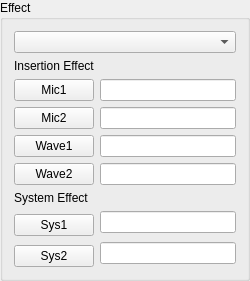
       <widget class="QGroupBox" name="groupBox_4">
        <property name="minimumSize">
         <size>
          <width>250</width>
          <height>250</height>
         </size>
        </property>
        <property name="maximumSize">
         <size>
          <width>250</width>
          <height>16777215</height>
         </size>
        </property>
        <property name="title">
         <string>Effect</string>
        </property>
        <layout class="QGridLayout" name="gridLayout_9">
         <item row="0" column="0" colspan="2">
          <widget class="QComboBox" name="uiEffectModeSelector"/>
         </item>
         <item row="1" column="0" colspan="2">
          <widget class="QLabel" name="uiInsertionEffectLabel">
           <property name="text">
            <string>Insertion Effect</string>
           </property>
          </widget>
         </item>
         <item row="2" column="0">
          <widget class="QPushButton" name="EffMic1Button">
           <property name="text">
            <string>Mic1</string>
           </property>
          </widget>
         </item>
         <item row="2" column="1">
          <widget class="QLineEdit" name="uiEffectNameMic1">
           <property name="maximumSize">
            <size>
             <width>150</width>
             <height>16777215</height>
            </size>
           </property>
          </widget>
         </item>
         <item row="3" column="0">
          <widget class="QPushButton" name="EffMic2Button">
           <property name="text">
            <string>Mic2</string>
           </property>
          </widget>
         </item>
         <item row="3" column="1">
          <widget class="QLineEdit" name="uiEffectNameMic2">
           <property name="maximumSize">
            <size>
             <width>150</width>
             <height>16777215</height>
            </size>
           </property>
          </widget>
         </item>
         <item row="4" column="0">
          <widget class="QPushButton" name="EffWave1Button">
           <property name="text">
            <string>Wave1</string>
           </property>
          </widget>
         </item>
         <item row="4" column="1">
          <widget class="QLineEdit" name="uiEffectNameWave1">
           <property name="maximumSize">
            <size>
             <width>150</width>
             <height>16777215</height>
            </size>
           </property>
          </widget>
         </item>
         <item row="5" column="0">
          <widget class="QPushButton" name="EffWave2Button">
           <property name="text">
            <string>Wave2</string>
           </property>
          </widget>
         </item>
         <item row="5" column="1">
          <widget class="QLineEdit" name="uiEffectNameWave2">
           <property name="maximumSize">
            <size>
             <width>150</width>
             <height>16777215</height>
            </size>
           </property>
          </widget>
         </item>
         <item row="6" column="0" colspan="2">
          <widget class="QLabel" name="uiSysEffectLabel">
           <property name="text">
            <string>System Effect</string>
           </property>
          </widget>
         </item>
         <item row="7" column="0" rowspan="2">
          <widget class="QPushButton" name="EffSys1Button">
           <property name="text">
            <string>Sys1</string>
           </property>
          </widget>
         </item>
         <item row="7" column="1">
          <widget class="QLineEdit" name="uiEffectNameSys1">
           <property name="maximumSize">
            <size>
             <width>150</width>
             <height>16777215</height>
            </size>
           </property>
          </widget>
         </item>
         <item row="8" column="1" rowspan="2">
          <widget class="QLineEdit" name="uiEffectNameSys2">
           <property name="maximumSize">
            <size>
             <width>150</width>
             <height>16777215</height>
            </size>
           </property>
          </widget>
         </item>
         <item row="9" column="0">
          <widget class="QPushButton" name="EffSys2Button">
           <property name="text">
            <string>Sys2</string>
           </property>
          </widget>
         </item>
        </layout>
       </widget>
